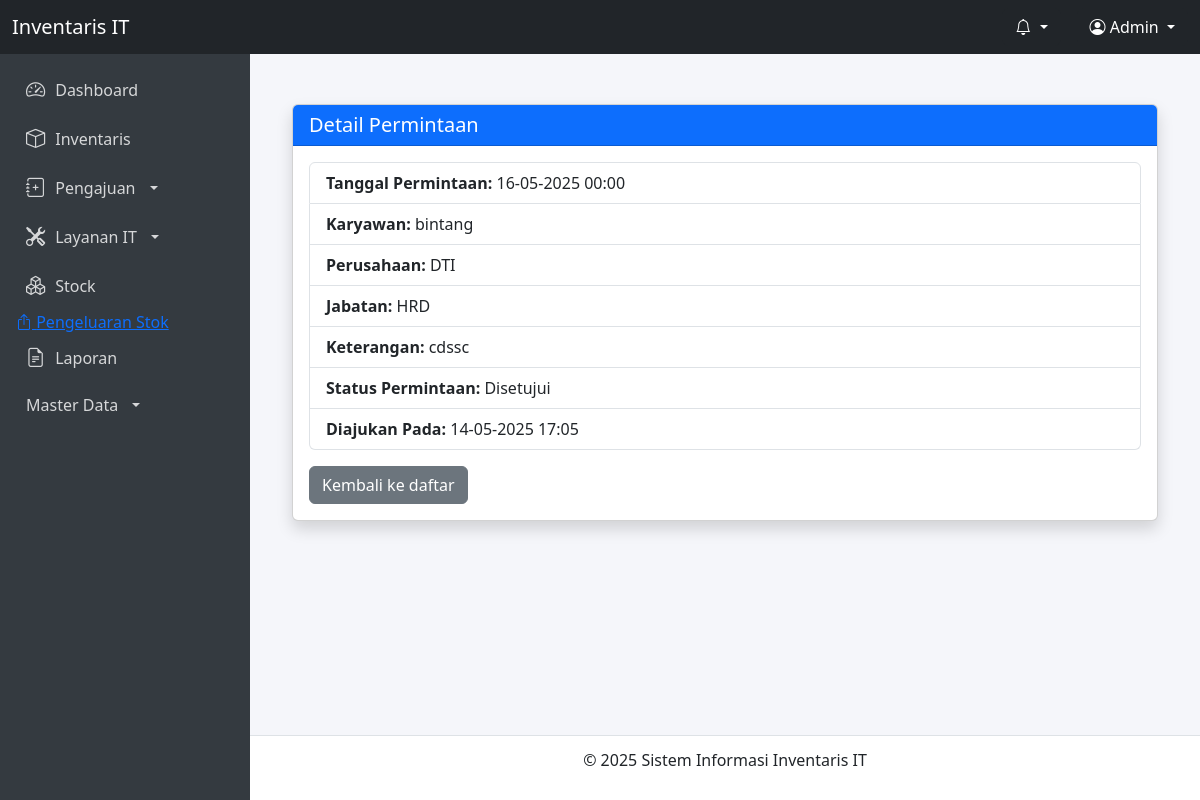
Page /pengajuan/permintaan_detail.php?id=3 (signed in) on the committed database.
### tables this page shows
CREATE TABLE `permintaan` (
  `id` int(11) NOT NULL,
  `id_user` int(11) DEFAULT NULL,
  `tanggal_permintaan` date DEFAULT NULL,
  `perusahaan` varchar(100) DEFAULT NULL,
  `jabatan` varchar(100) DEFAULT NULL,
  `jenis_barang` varchar(100) DEFAULT NULL,
  `spesifikasi` text DEFAULT NULL,
  `jumlah` int(11) DEFAULT NULL,
  `keterangan` text DEFAULT NULL,
  `file_formulir` varchar(255) DEFAULT NULL,
  `status` enum('Pending','Disetujui','Ditolak') DEFAULT 'Pending',
  `tanggal_cek` date DEFAULT NULL,
  `kondisi_sekarang` varchar(100) DEFAULT NULL,
  `created_at` timestamp NOT NULL DEFAULT current_timestamp(),
  `dibaca_admin` tinyint(1) DEFAULT 0
);

CREATE TABLE `users` (
  `id` int(11) NOT NULL,
  `username` varchar(50) NOT NULL,
  `password` varchar(255) NOT NULL,
  `role` enum('Admin','Manajer','Karyawan') NOT NULL,
  `timestamp` timestamp NOT NULL DEFAULT current_timestamp() ON UPDATE current_timestamp()
);

### pengajuan/permintaan_detail.php (the view, shortened to what this page needs)
<?php
include('../layouts/header.php');
include('../layouts/sidebar.php');
function formatTanggal($date) {
    return $date ? date('d-m-Y H:i', strtotime($date)) : '-';
}
$id = $_GET['id'] ?? null;
$id = mysqli_real_escape_string($conn, $id);
$sql = "SELECT p.*, u.username FROM permintaan p JOIN users u ON p.id_user = u.id WHERE p.id='$id'";
$result = mysqli_query($conn, $sql);
$data = mysqli_fetch_assoc($result);
?>
<div class="content">
  <div class="container mt-4">
    <div class="card shadow">
      <div class="card-header bg-primary text-white">
        <h5 class="mb-0">Detail Permintaan</h5>
      </div>
      <div class="card-body">
        <ul class="list-group">
          <li class="list-group-item"><strong>Tanggal Permintaan:</strong> <?= formatTanggal($data['tanggal_permintaan']) ?></li>
          <li class="list-group-item"><strong>Karyawan:</strong> <?= htmlspecialchars($data['username']) ?></li>
          <li class="list-group-item"><strong>Perusahaan:</strong> <?= htmlspecialchars($data['perusahaan']) ?></li>
          <li class="list-group-item"><strong>Jabatan:</strong> <?= htmlspecialchars($data['jabatan']) ?></li>
          <li class="list-group-item"><strong>Keterangan:</strong> <?= nl2br(htmlspecialchars($data['keterangan'])) ?></li>
          <li class="list-group-item"><strong>Status Permintaan:</strong> <?= htmlspecialchars($data['status']) ?></li>
          <li class="list-group-item"><strong>Diajukan Pada:</strong> <?= formatTanggal($data['created_at']) ?></li>
        </ul>
        <a href="permintaan_list.php" class="btn btn-secondary mt-3">Kembali ke daftar</a>
      </div>
    </div>
  </div>
</div>
<?php include('../layouts/footer.php'); ?>

### layouts/header.php (style rules this page uses)
body { margin: 0; font-family: 'Segoe UI', Tahoma, Geneva, Verdana, sans-serif; background-color: #f5f6fa; }
.content { margin-left: 250px; padding: 80px 30px 60px 30px; min-height: calc(100vh - 56px - 50px); }

### rows in the picture
permintaan: tanggal_permintaan "16-05-2025 00:00", id_user.username "bintang", perusahaan "DTI", jabatan "HRD", keterangan "cdssc", status "Disetujui", created_at "14-05-2025 17:05"
